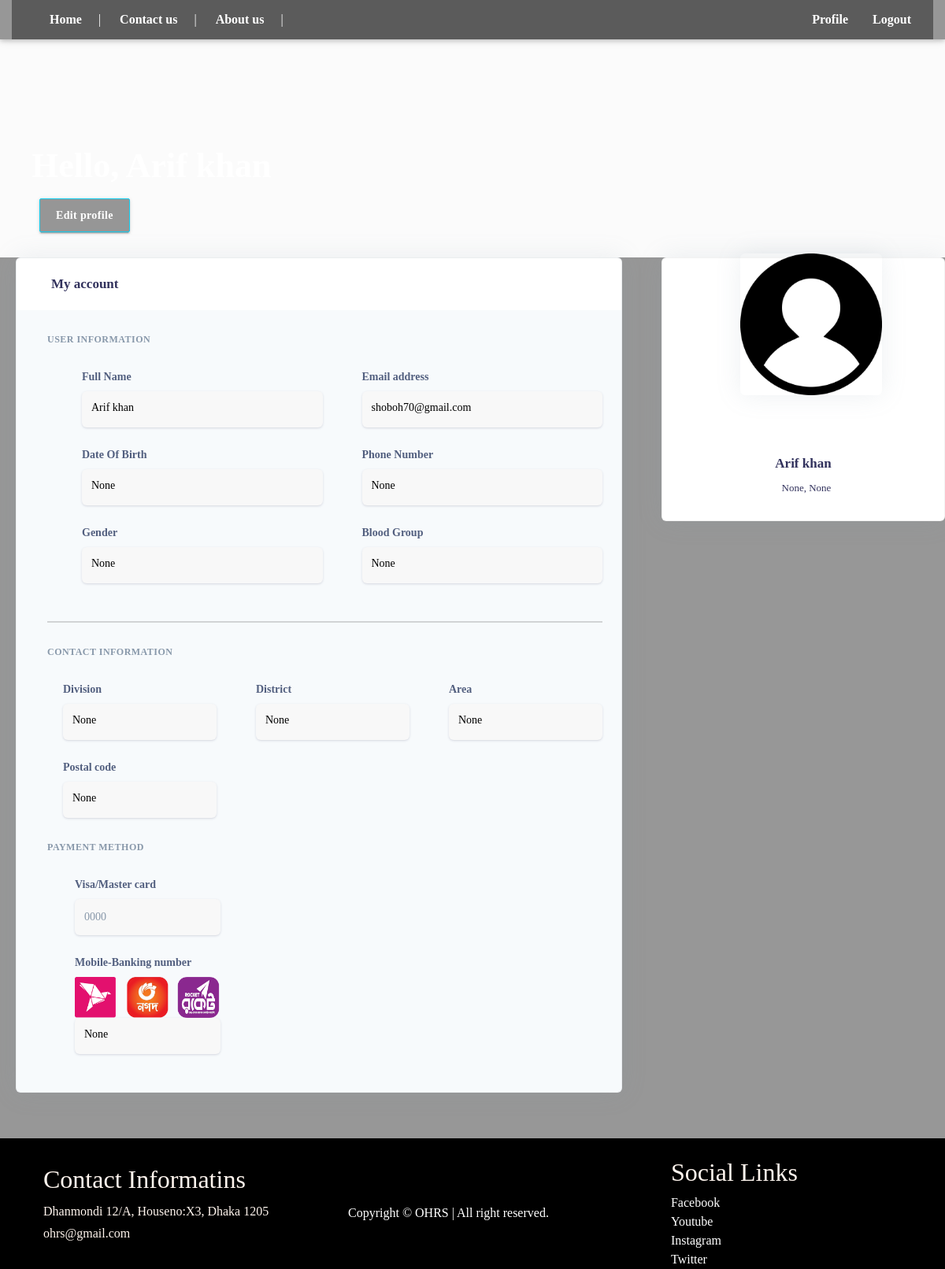
Page /profile (signed in) on the committed database.
### User/models.py (models this page shows, shortened)
class profile(models.Model):
    user=models.OneToOneField(User,on_delete=models.CASCADE)
    profile_img=models.ImageField(null=True,upload_to='profiles/',blank=True,default="profiles/default.png")
    Name = models.CharField(max_length=20)
    Email =  models.EmailField(null=True)
    Date_of_Birth = models.DateField(null=True)
    PhoneNumber= models.CharField(max_length=15,null=True)
    gender_choices=[
        ('male',"Male"),
        ("female","Female"),
        ("other","Other")
    ]
    Gender =  models.CharField(
        max_length=6, blank=True, null=True,
        choices=gender_choices,
        )
    Blood_Group = models.ForeignKey("Blood",on_delete=models.CASCADE,related_name="blood",null=True)
    Division = models.ForeignKey("division",on_delete=models.CASCADE,related_name="division",null=True )
    District = models.ForeignKey("District",on_delete=models.CASCADE,related_name="district" ,null=True)
    Area = models.CharField(max_length= 20,null=True)
    Postal_Code = models.IntegerField(null=True)

### User/views.py (the view)
# urls.py: path('profile',views.userProfile,name="profile"),
@login_required(login_url='login')
def userProfile(request):
    profile=request.user.profile
    context={
         "profile":profile
    }
    return render(request,"profile/profile.html",context)

### User/templates/profile/profile.html (shortened to what this page needs)
{%load static %}
<html lang="en">
<head>
  <link href="https://cdn.jsdelivr.net/npm/bootstrap@5.1.1/dist/css/bootstrap.min.css" rel="stylesheet"
>
  <link href="{% static 'css/profile.css' %}" rel="stylesheet">
  <link href="{% static 'css/style.css' %}" rel="stylesheet">
  <link rel="stylesheet" href="{% static 'css/fontawsom-all.min.css' %}">
</head>
<body style="min-height: 200px; background-image: url({% static 'img/bg-img/y.jpg' %}); background-size: cover;background-position: center;  ">
  <header class="continer-fluid ">
    <div class="header-top" style="background-color: rgba(0,0,0,0.4); ">
      <div class="container" >
        <div class="row col-det" >
          <div class="col-lg-6 d-none d-lg-block" style="background-color: rgba(0,0,0,0.4);">
            <ul class="ulleft">
              <li>
              <button class="button button1">
                {% if '@admin.com' in profile.Email %}
                  <a style="color:white;" href="home2.html"><b> Home </b></a>
                {% else %}
                  <a style="color:white;" href="home.html"><b> Home </b></a>
                {% endif %}
              </button>
                <span>|</span>
              </li>
              <li>
              <button class="button button1">
                <a style="color:white;" href="home.html"><b> Contact us </b></a>
              </button>
                <span>|</span>
              </li>
              <li>
              <button class="button button1">
                <a style="color:white;" href="home.html"><b> About us </b></a>
              </button>
                <span>|</span>
              </li>
            </ul>
          </div>
          <div class="col-lg-6 col-md-12" style="background-color: rgba(0,0,0,0.4);">
            <ul class="ulright">
              <li>
              <button class="button button1">
                <a style="color:white;" href="profile.html"><b>Profile</b></a>
              </button>
              </li>
              <li>
              <button class="button button1">
                <a style="color:white;" href="{% url 'logout' %}"><b>Logout</b></a>
              </button>
              </li>
            </ul>
          </div>
        </div>
      </div>
    </div>
  </header>
  <div class="header pb-8 pt-5 pt-lg-8 d-flex align-items-center">
    <div class="container-fluid  align-items-center">
      <div class="row">
        <div class="col-lg-6 col-md-10 ">
          <h1 class="display-2 text-white profile">Hello,    {{profile.Name}}</h1>
          <a style="margin-left: 30px; background-color: rgba(0,0,0,0.4);"  href="editinfo.html" class="btn btn-info "> Edit profile</a>
        </div>
      </div>
    </div>
  </div>
  <div class="container-fluid mt--7" style="background-color: rgba(0,0,0,0.4);">
    <div class="row">
      <div class="col-xl-4 order-xl-2 mb-5 mb-xl-0">
        <div class="card card-profile shadow">
          <div class="row justify-content-center">
            <div class="col-lg-3 order-lg-2">
              <div class="card-profile-image">
                <br>
                <br>
                <a href="#">
                   {% if user.profile.profile_img %}
                    <img src="{{profile.profile_img.url}}" class="rounded-Square">
                    <br>
                    <br>
                    {% else %}
                    <img src="{% static 'image/default.png' %}" width="240px">
                    <br>
                    <br>
                    {% endif %}
                </a>
              </div>
            </div>
          </div>
          <div class="card-body pt-0 pt-md-4">
            <div class="row">
              <div class="col">
                <div class="card-profile-stats d-flex justify-content-center mt-md-5">
                </div>
              </div>
            </div>
            <div class="text-center">
              <h3>
                {{profile.Name}}
              </h3>
              <div class="h5 font-weight-300">
                 {{profile.District}}, {{profile.Area}}
              </div>
            </div>
          </div>
        </div>
      </div>
      <div class="col-xl-8 order-xl-1">
        <div class="card bg-secondary shadow">
          <div class="card-header bg-white border-0">
            <div class="row align-items-center">
              <div class="col-8">
                <h3 class="mb-0">My account</h3>
              </div>
            </div>
          </div>
          <div class="card-body">
            <form class="form_pd">
              <h6 class="heading-small text-muted mb-4">User information</h6>
              <div class="pl-lg-4">
                <div class="row">
                  <div class="col-lg-6">
                    <div class="form-group focused">
                      <label class="form-control-label" for="input-username">Full Name</label>
                      <p type="text" style="color:black;" id="input-username" class="form-control form-control-alternative"
                        placeholder="Username" >{{profile.Name}}</p>
                    </div>
                  </div>
                  <div class="col-lg-6">
                    <div class="form-group">
                      <label class="form-control-label" for="input-email">Email address</label>
                      <p type="email" id="input-email" style="color:black;" class="form-control form-control-alternative"
                        placeholder="Email">{{profile.Email}}</p>
                    </div>
                  </div>
                </div>
                <div class="row">
                  <div class="col-lg-6">
                    <div class="form-group focused">
                      <label class="form-control-label" for="input-first-name">Date Of Birth</label>
                      <p type="text" id="input-first-name" style="color:black;" class="form-control form-control-alternative"
                        placeholder="Date Of Birth" >{{profile.Date_of_Birth}}</p>
                    </div>
                  </div>
                  <div class="col-lg-6">
                    <div class="form-group focused">
                      <label class="form-control-label" for="input-last-name">Phone Number</label>
                      <p type="text" id="input-last-name" style="color:black;" class="form-control form-control-alternative"
                        placeholder="Phone Number" >{{profile.PhoneNumber}}</p>
                    </div>
                  </div>
                  <div class="col-lg-6">
                    <div class="form-group focused">
                      <label class="form-control-label" for="input-last-name">Gender</label>
                      <p type="text" id="input-last-name" style="color:black;" class="form-control form-control-alternative"
                        placeholder="Gender">{{profile.Gender}}</p>
                    </div>
                  </div>
                  <div class="col-lg-6">
                    <div class="form-group focused">
                      <label class="form-control-label" for="input-last-name">Blood Group</label>
                      <p type="text" id="input-last-name" style="color:black;" class="form-control form-control-alternative"
                        placeholder="Blood Group">{{profile.Blood_Group}}</p>
                    </div>
                  </div>
                </div>
              </div>
              <hr class="my-4">
              <h6 class="heading-small text-muted mb-4">Contact information</h6>
              <div class="row">
                <div class="col-lg-4">
                  <div class="form-group focused">
                    <label class="form-control-label" for="input-city">Division</label>
                    <p type="text" id="input-city" style="color:black;" class="form-control form-control-alternative"
                      placeholder="Division" value="">{{profile.Division}}</p>
                  </div>
                </div>
                <div class="col-lg-4">
                  <div class="form-group focused">
                    <label class="form-control-label" for="input-country">District</label>
                    <p type="text" id="input-country" style="color:black;" class="form-control form-control-alternative"
                      placeholder="District">{{profile.District}}</p>
                  </div>
                </div>
                <div class="col-lg-4">
                  <div class="form-group focused">
                    <label class="form-control-label" for="input-country">Area</label>
                    <p type="text" id="input-country" style="color:black;" class="form-control form-control-alternative"
                      placeholder="Area">{{profile.Area}}</p>
                  </div>
                </div>
                <div class="col-lg-4">
                  <div class="form-group">
                    <label class="form-control-label" for="input-country">Postal code</label>
                    <P type="number" id="input-postal-code" style="color:black;" class="form-control form-control-alternative"
                     >{{profile.Postal_Code}}</p>
                  </div>
                </div>
              </div>
              <h6 class="heading-small text-muted mb-4">Payment method</h6>
              <div class="col-lg-4">
                <div class="form-group focused">
                  <label class="form-control-label" for="input-city">Visa/Master card</label>
                  <input type="text" id="input-city" class="form-control form-control-alternative" value="0000"
                    placeholder="Last Donation Date" value="">
                </div>
              </div>
              <div class="col-lg-4">
                <div class="form-group focused">
                  <label class="form-control-label" for="input-city">Mobile-Banking number</label>
                  <img src="{% static 'img/core-img/Bkash.png' %}">
                  <p type="text" id="input-city" style="color:black;" class="form-control form-control-alternative" placeholder="Any Disease"
                    >{{profile.PhoneNumber}}</p>
                </div>
              </div>
          </div>
        </div>
      </div>
    </div>
    <div>
      <h3><br></h3>
      <br>
    <div class="row content-ro" style="background-color: black; color: seashell;">
      <div class="col-lg-4 col-md-12 footer-contact ">
        <h3 class=" contact_pdding"> <br> </h3>
        <h2 class=" contact_pdding"> Contact Informatins</h2>
        <div class="address-row">
          <div class="detail contact_pdding">
            <p>Dhanmondi 12/A, Houseno:X3, Dhaka 1205</p>
          </div>
        </div>
        <div class="address-row">
          <div class="detail contact_pdding">
            <p>ohrs@gmail.com</p>
          </div>
        </div>
      </div>
      <div class="col-lg-4 col-md-12 footer-links" >
        <div class="row no-margin mt-5">
          <ul style="color:white;">
            <h3 class=" contact_pdding"> <br> </h3>
            <p style="color:white;">Copyright © OHRS | All right reserved.</p>
          </ul>
        </div>
      </div>
      <div class="col-lg-4 col-md-12 footer-links">
        <div class="row no-margin mt-4">
          <h2 class="m-t-2">Social Links</h2>
          <ul>
            <a href="http://facebook.com/">
              <li style="color:white;">Facebook</li>
            </a>
            <a href="https://www.youtube.com/">
              <li style="color:white;">Youtube</li>
            </a>
            <a href="https://www.instagram.com/">
              <li style="color:white;">Instagram</li>
            </a>
            <a href="https://twitter.com/">
              <li style="color:white;">Twitter</li>
            </a>
          </ul>
        </div>
      </div>
    </div>
  </div>
</body>
</html>

### static/css/style.css (style rules this page uses)
* { margin: 0px; padding: 0px; list-style: none; }
img { max-width: 100%; }
a { text-decoration: none; outline: none; color: #444; }
ul { margin-bottom: 0; padding-left: 0; }
a:hover, a:focus, input, textarea { text-decoration: none; outline: none; }
html, body { height: 100%; }
p { margin-bottom: 0px; width: 100%; }
.no-margin { margin: 0px; }
::placeholder { color: #747f8a !important; font-size: 13px; opacity: .5 !important; }
.container-fluid { padding: 0px; }
h1, h2, h3, h4, h5, h6 { font-family: montserrat; }
body { background-color: #f1f1f145 !important; font-family: 'Merriweather', serif; color: #6A6A6A; overflow-x: hidden; }
.btn { box-shadow: 0 3px 1px -2px rgba(0, 0, 0, 0.2), 0 2px 2px 0 rgba(0, 0, 0, 0.14), 0 1px 5px 0 rgba(0, 0, 0, 0.12); border-radius: 2px; }
.form-control { background-color: #F8F8F8; margin-bottom: 20px; }
.container { max-width: 1170px; }
html { scroll-behavior: smooth; }
header { box-shadow: 0 2px 5px 0 rgba(0, 0, 0, 0.16), 0 2px 10px 0 rgba(0, 0, 0, 0.12); }
header .header-top { background-color: #de1f26; }
header .header-top .col-det .ulleft li { float: left; padding: 11px; color: #FFF; font-size: 1rem; font-weight: 400; }
header .header-top .col-det .ulleft li span { margin-left: 15px; }
header .header-top .col-det .ulright { float: right; }
header .header-top .col-det .ulright li { float: left; padding: 11px; color: #FFF; font-size: 1rem; }

### User/templates/profile/profile.html (style rules this page uses)
.button1 { background-color: transparent; color: black; border: 2px solid transparent; }
.profile { padding-left: 20px; }
* { margin: 0; padding: 0; box-sizing: border-box; }
.form_pd { padding-left: 15px; }
.contact_pdding { padding-left: 35px; }

### rows in the picture
profile: profile_img (placeholder picture), Name "Arif khan", District "None", Area "None", Email "shoboh70@gmail.com", Date_of_Birth "None", PhoneNumber "None", Gender "None", Blood_Group "None", Division "None", Postal_Code "None"
